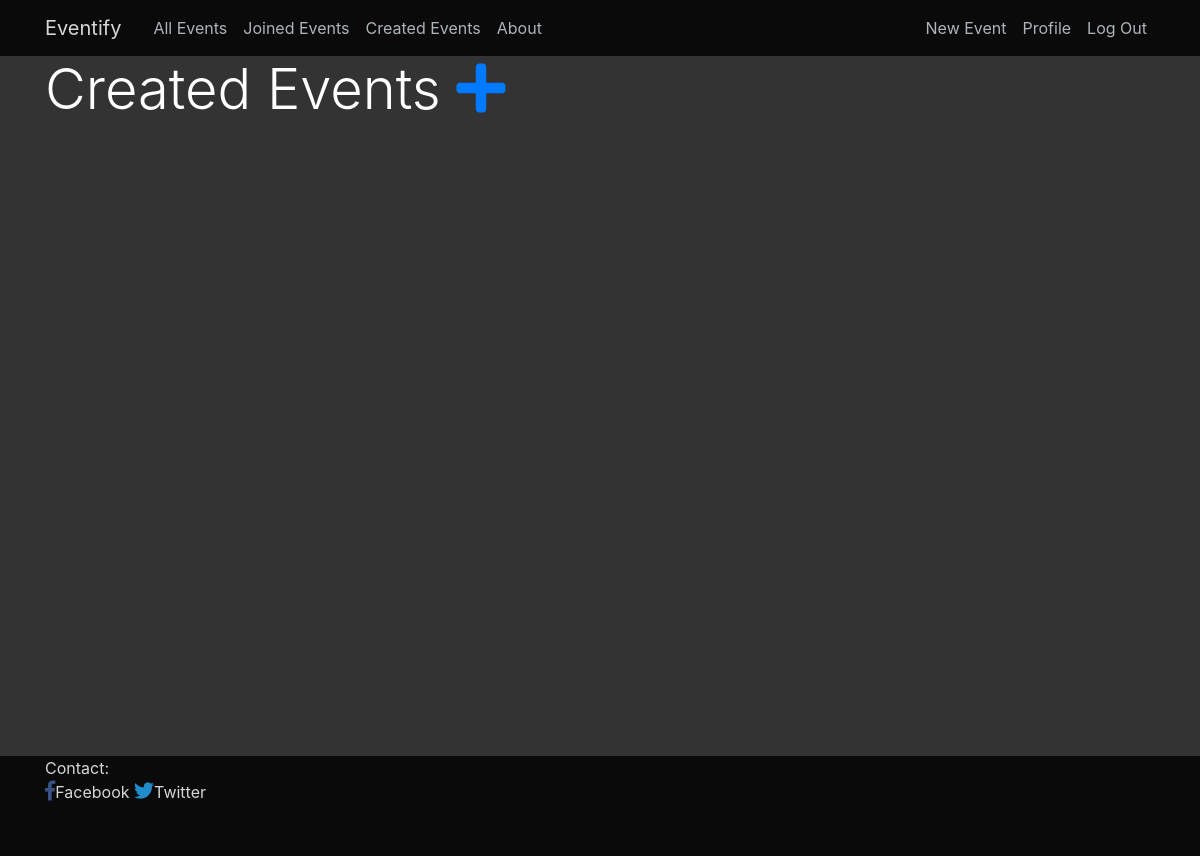
The page /event/created/ (signed in) on the database as committed earlier.
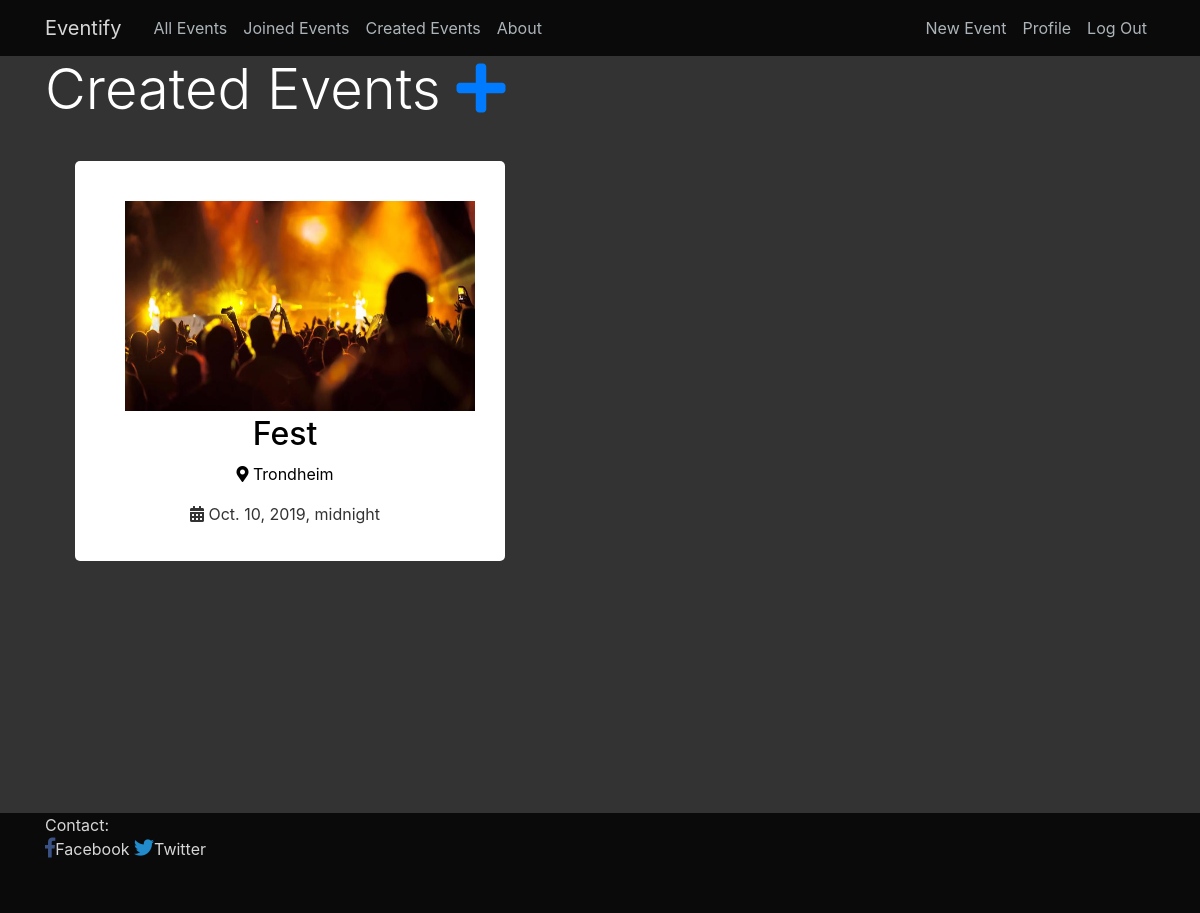
The same page on the database as committed later.
### event/models.py (models this page shows, shortened)
class Post(models.Model):
    title = models.CharField(max_length=100)
    date_posted = models.DateTimeField(default=timezone.now)
    author = models.ForeignKey(User, on_delete=models.CASCADE, null=True)
    co_authors = models.ManyToManyField(User, related_name='co_authors')
    attendees = models.ManyToManyField(User, related_name='attendees')
    waiting_list = models.ManyToManyField(User, related_name='waiting_list')
    start_date = models.DateTimeField(null=True, blank=True)
    end_date = models.DateTimeField(null=True, blank=True)
    attendance_limit = models.IntegerField(null=True, default=10000, blank=True)
    waiting_list_limit = models.IntegerField(null=True, default=0, blank=True)
    location = models.CharField(max_length=100, null=True)
    content = models.TextField()
    image = models.ImageField(default="default_event.jpg", upload_to="event_images", blank=True)
    is_private = models.BooleanField(default=False)
    invited = models.ManyToManyField(User, related_name="invited")
    class Meta:
       ordering = ['start_date']

### event/views.py (the view)
# urls.py: path('event/created/', views.HtmlRender.created_events, name='created-by-user')
    def created_events(request):
        context = {
            'events': Post.objects.filter(author=request.user)
        }
        return render(request, 'event/created_events.html', context)

### event/templates/event/created_events.html
{% extends "event/base.html" %}
{% block content %}
<h1 class="display-4" style="color:white;">Created Events <a href="{% url 'event-create' %}"><i class="fa fa-plus"></i></a></h1>
                  {% if events %}
                            <div class="flex-container2">
                            {% for event in events %}
                                <div class="event-row">
                                 <article class="media content-section-allevents">
                                     <a href="{% url 'event-detail' event.id %}"><img width="390px" height="250px" src="{{ event.image.url }}" alt="" style="padding:20px"></a>
                                     <br>
                                 </article>
                                    <br>
                                    <h2><a class="article-title" href="{% url 'event-detail' event.id %}">{{ event.title }}</a></h2>
                                    <p class="article-content" style="color:black;"> <i class="fas fa-map-marker-alt"> </i> {{ event.location }}</p>
                                    <p> <i class="fas fa-calendar-alt"> </i> {{ event.start_date }}</p>
                                </div>
                            {% endfor %}
                            </div>
                {% endif %}
{% endblock %}

Rows that differ between the two databases and show on the page:
added Post: image (placeholder picture), title "Fest", location "Trondheim", start_date "Oct. 10, 2019, midnight"
